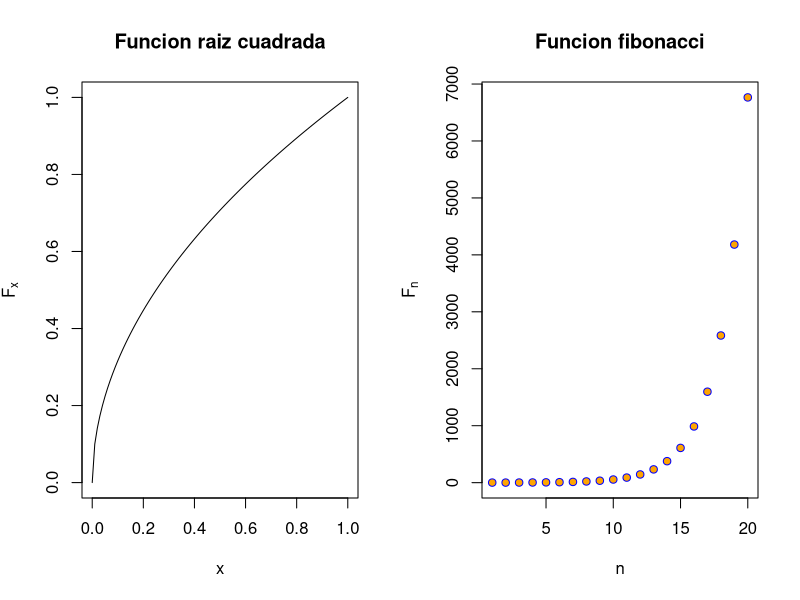
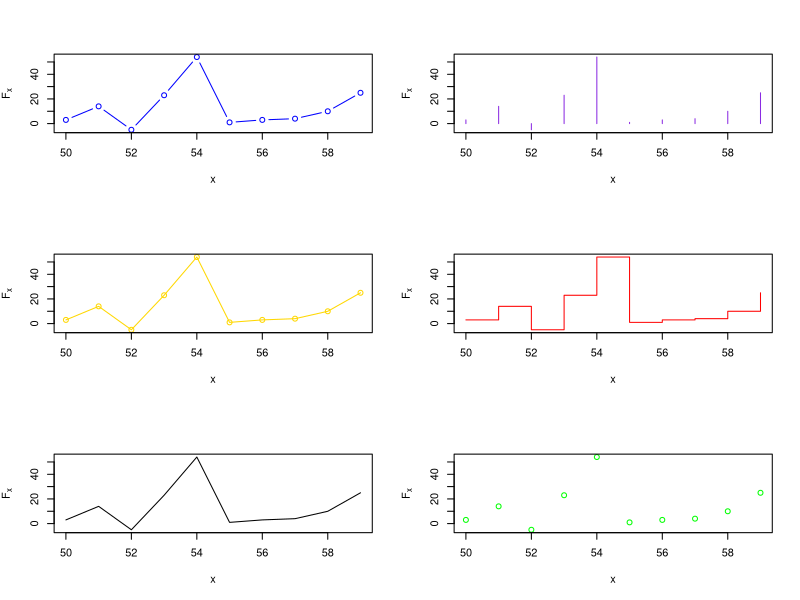

These figures' R source, in order:
## ---- chunk 1
knitr::opts_chunk$set(echo = TRUE)
## ---- chunk 2
par(mfrow=c(1,2))
x<-function(x){sqrt(x)}
plot(x, xlab="x",ylab=expression(F[x]), cex=2, pch=21,
     main="Funcion raiz cuadrada")

n=1:20
fib = 1/sqrt(5)* ((1+sqrt(5))/2)^n - 1/sqrt(5)* ((1-sqrt(5))/2)^n
plot(fib, xlab="n",ylab=expression(F[n]), cex=1,pch=21,
     main="Funcion fibonacci",col="blue", bg="orange")

par(mfrow=c(1,1))
## ---- chunk 3

par(mfrow=c(3,2))
x=50:59
y=c(3,14,-5,23,54,1,3,4,10,25)

plot(x,y,xlab="x",ylab=expression(F[x]), cex=1,pch=21,col="blue", type="b")
plot(x,y,xlab="x",ylab=expression(F[x]), cex=1,pch=21,col="blueviolet", type="h")
plot(x,y,xlab="x",ylab=expression(F[x]), cex=1,pch=21,col="gold", type="o")
plot(x,y,xlab="x",ylab=expression(F[x]), cex=1,pch=21,col="red", type="s")
plot(x,y,xlab="x",ylab=expression(F[x]), cex=1,pch=21,col="black", type="l")
plot(x,y,xlab="x",ylab=expression(F[x]), cex=1,pch=21,col="green", type="p")
par(mfrow=c(1,1))
